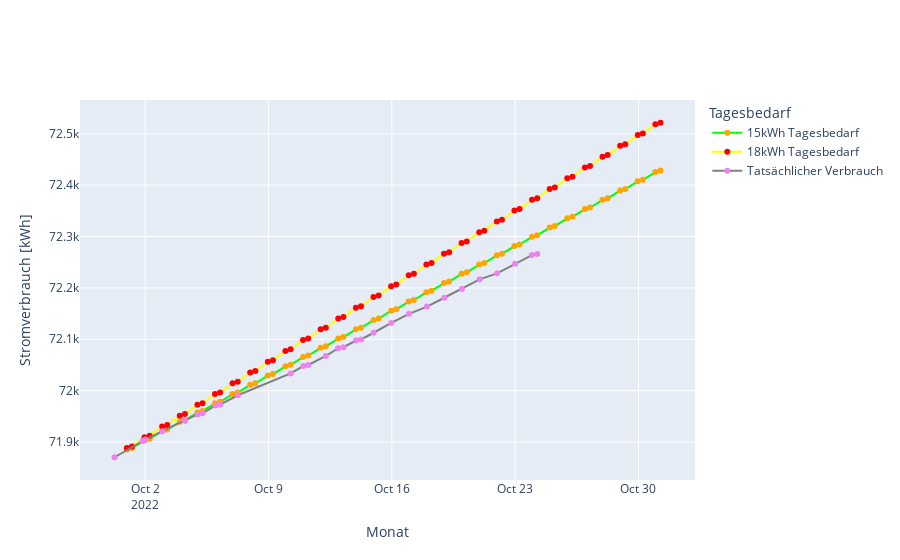

Notebook cell for this chart:
### Code cell
from statistics import mode
import plotly.graph_objects as go
from plotly.subplots import make_subplots
fig = make_subplots()
# Add traces
fig.add_trace(
    go.Scatter(x=strom_theorie['Datum'], y=strom_theorie['Stromverbrauch_15kWh']+71870.4, marker_color='orange', 
    name="15kWh Tagesbedarf", 
    mode='lines+markers', line_color='lime'
    ),
    secondary_y=False,
)

fig.add_trace(
    go.Scatter(x=strom_theorie['Datum'], y=strom_theorie['Stromverbrauch_18kWh']+71870.4, marker_color='red', 
    name="18kWh Tagesbedarf", 
    mode='lines+markers', line_color='yellow'
    ),
    secondary_y=False,
)

fig.add_trace(
    go.Scatter(x=strom_oktober['Date'], y=strom_oktober['Zählerstand'], marker_color="violet",
    name="Tatsächlicher Verbrauch",
    mode="lines+markers", line_color='grey'
    )
)
# Set x-axis title
fig.update_xaxes(title_text="Monat")
fig.update_yaxes(title_text="Stromverbrauch [kWh]")
fig.update_layout(legend_title_text='Tagesbedarf', showlegend=True)
# fig.update_layout(legend=dict(
#     yanchor="top",
#     y=0.99,
#     xanchor="left",
#     x=0.01))
fig.show()
